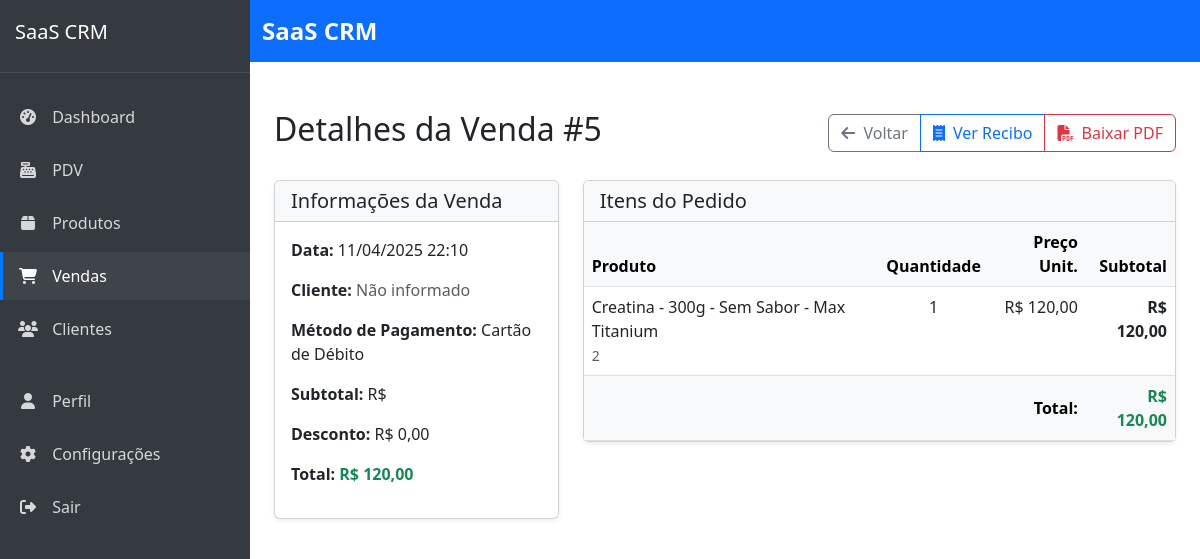
Before: /vendas/5/ (signed in) with the older database file.
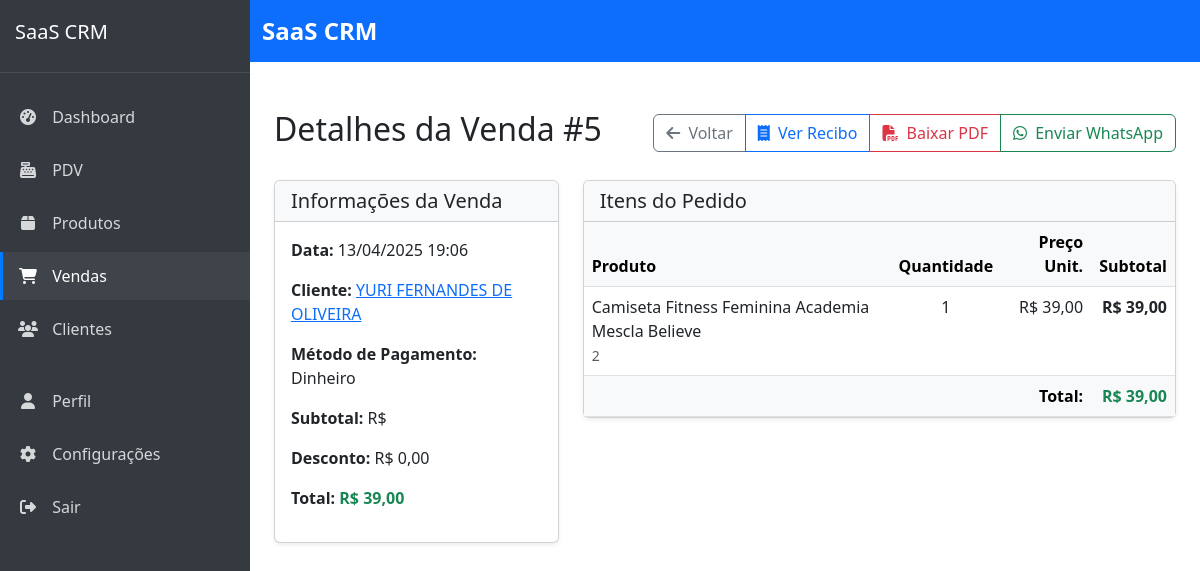
After: the same page with the newer database file.
### sales/models.py (models this page shows, shortened)
class Sale(models.Model):
    STATUS_CHOICES = (
        ('pending', 'Pendente'),
        ('paid', 'Pago'),
        ('cancelled', 'Cancelado'),
    )
    company = models.ForeignKey(Company, on_delete=models.CASCADE, verbose_name='Empresa', related_name='sales')
    customer = models.ForeignKey(Customer, on_delete=models.SET_NULL, null=True, blank=True, verbose_name='Cliente', related_name='sales')
    payment_method = models.ForeignKey(PaymentMethod, on_delete=models.SET_NULL, null=True, blank=True, verbose_name='Método de Pagamento')
    created_by = models.ForeignKey(settings.AUTH_USER_MODEL, on_delete=models.SET_NULL, null=True, blank=True, verbose_name='Criado por')
    status = models.CharField('Status', max_length=20, choices=STATUS_CHOICES, default='pending')
    total = models.DecimalField('Total', max_digits=10, decimal_places=2, default=0)
    discount = models.DecimalField('Desconto', max_digits=10, decimal_places=2, default=0)
    notes = models.TextField('Observações', blank=True, null=True)
    created_at = models.DateTimeField('Criado em', auto_now_add=True)
    updated_at = models.DateTimeField('Atualizado em', auto_now=True)
    class Meta:
        verbose_name = 'Venda'
        verbose_name_plural = 'Vendas'
        ordering = ['-created_at']

class PaymentMethod(models.Model):
    company = models.ForeignKey(Company, on_delete=models.CASCADE, verbose_name='Empresa', related_name='payment_methods')
    name = models.CharField('Nome', max_length=100)
    description = models.TextField('Descrição', blank=True, null=True)
    is_active = models.BooleanField('Ativo', default=True)
    created_at = models.DateTimeField('Criado em', default=timezone.now)
    updated_at = models.DateTimeField('Atualizado em', default=timezone.now)
    class Meta:
        verbose_name = 'Método de Pagamento'
        verbose_name_plural = 'Métodos de Pagamento'
        ordering = ['name']
        unique_together = ['company', 'name']  # Prevent duplicate payment methods within same company

class SaleItem(models.Model):
    sale = models.ForeignKey(Sale, on_delete=models.CASCADE, verbose_name='Venda', related_name='items')
    product = models.ForeignKey(Product, on_delete=models.CASCADE, verbose_name='Produto')
    quantity = models.PositiveIntegerField('Quantidade', default=1)
    price = models.DecimalField('Preço', max_digits=10, decimal_places=2)
    cost_price = models.DecimalField('Custo', max_digits=10, decimal_places=2, null=True, blank=True)
    subtotal = models.DecimalField('Subtotal', max_digits=10, decimal_places=2, default=0)
    class Meta:
        verbose_name = 'Item da Venda'
        verbose_name_plural = 'Itens da Venda'

### products/models.py (models this page shows, shortened)
class Product(models.Model):
    company = models.ForeignKey(Company, on_delete=models.CASCADE, verbose_name='Empresa', related_name='products')
    name = models.CharField('Nome', max_length=100)
    code = models.CharField('Código', max_length=50, unique=True, blank=True, null=True)
    description = models.TextField('Descrição', blank=True, null=True)
    category = models.ForeignKey(Category, on_delete=models.CASCADE, verbose_name='Categoria', related_name='products')
    price = models.DecimalField('Preço', max_digits=10, decimal_places=2)
    cost = models.DecimalField('Custo', max_digits=10, decimal_places=2)
    stock_quantity = models.PositiveIntegerField('Quantidade em estoque', default=0)
    stock_alert_level = models.PositiveIntegerField('Nível de alerta de estoque', default=10)
    barcode = models.CharField('Código de barras', max_length=100, blank=True, null=True)
    image = models.ImageField('Imagem', upload_to='products/', blank=True, null=True)
    is_active = models.BooleanField('Ativo', default=True)
    has_variations = models.BooleanField('Possui variações', default=False)
    created_at = models.DateTimeField('Criado em', auto_now_add=True)
    updated_at = models.DateTimeField('Atualizado em', auto_now=True)
    class Meta:
        verbose_name = 'Produto'
        verbose_name_plural = 'Produtos'
        ordering = ['name']
        unique_together = [['company', 'code'], ['company', 'barcode']]  # Prevent duplicate codes/barcodes within same company

### customers/models.py (models this page shows, shortened)
class Customer(models.Model):
    company = models.ForeignKey(Company, on_delete=models.CASCADE, verbose_name='Empresa', related_name='customers')
    name = models.CharField('Nome', max_length=100)
    email = models.EmailField('E-mail', max_length=100, blank=True, null=True)
    phone = models.CharField('Telefone', max_length=20, blank=True, null=True)
    address = models.CharField('Endereço', max_length=200, blank=True, null=True)
    city = models.CharField('Cidade', max_length=100, blank=True, null=True)
    state = models.CharField('Estado', max_length=2, blank=True, null=True)
    zipcode = models.CharField('CEP', max_length=9, blank=True, null=True)
    notes = models.TextField('Observações', blank=True, null=True)
    is_active = models.BooleanField('Ativo', default=True)
    loyalty_points = models.IntegerField('Pontos de Fidelidade', default=0)
    loyalty_tier = models.ForeignKey(LoyaltyTier, on_delete=models.SET_NULL, null=True, blank=True, verbose_name='Nível de Fidelidade')
    birthday = models.DateField('Data de Nascimento', null=True, blank=True)
    created_at = models.DateTimeField('Criado em', auto_now_add=True)
    updated_at = models.DateTimeField('Atualizado em', auto_now=True)
    class Meta:
        verbose_name = 'Cliente'
        verbose_name_plural = 'Clientes'
        ordering = ['name']
        unique_together = [['company', 'email'], ['company', 'phone']]  # Prevent duplicate contacts within same company

### sales/views.py (the view)
# urls.py: path('<int:pk>/', views.sale_detail, name='sale_detail'),
@login_required
def sale_detail(request, pk):
    sale = get_object_or_404(
        Sale.objects.select_related('customer', 'payment_method')
        .prefetch_related('items__product'),
        id=pk,
        company=request.user.company
    )
    context = {
        'sale': sale,
        'weasyprint_available': WEASYPRINT_AVAILABLE,
    }
    return render(request, 'sales/sale_detail.html', context)

### templates/sales/sale_detail.html (shortened to what the changed rows need)
{% extends 'core/base.html' %}
{% load static %}
{% load humanize %}
{% block content %}
<div class="container mt-4">
    <div class="d-flex justify-content-between align-items-center mb-4">
        <h1 class="h2">Detalhes da Venda #{{ sale.id }}</h1>
        <div class="btn-group">
            <a href="{% url 'sales:sale_list' %}" class="btn btn-outline-secondary">
                <i class="fas fa-arrow-left me-1"></i> Voltar
            </a>
            <a href="{% url 'sales:sale_receipt' sale.id %}" class="btn btn-outline-primary">
                <i class="fas fa-receipt me-1"></i> Ver Recibo
            </a>
            {% if weasyprint_available %}
            <a href="{% url 'sales:sale_pdf' sale.id %}" class="btn btn-outline-danger">
                <i class="fas fa-file-pdf me-1"></i> Baixar PDF
            </a>
            {% endif %}
            {% if sale.customer and sale.customer.phone %}
            <a href="{% url 'sales:sale_pdf' sale.id %}?whatsapp=true" class="btn btn-outline-success">
                <i class="fab fa-whatsapp me-1"></i> Enviar WhatsApp
            </a>
            {% endif %}
        </div>
    </div>
    <div class="row">
        <div class="col-md-4">
            <div class="card shadow-sm mb-4">
                <div class="card-body">
                    <p><strong>Data:</strong> {{ sale.created_at|date:"d/m/Y H:i" }}</p>
                    <p><strong>Cliente:</strong>
                        {% if sale.customer %}
                            <a href="{% url 'customers:customer_detail' sale.customer.id %}">{{ sale.customer.name }}</a>
                        {% else %}
                            <span class="text-muted">Não informado</span>
                        {% endif %}
                    </p>
                    <p><strong>Método de Pagamento:</strong>
                        {% if sale.payment_method %}
                            {{ sale.payment_method.name }}
                        {% else %}
                            <span class="text-muted">Não informado</span>
                        {% endif %}
                    </p>
                    <p><strong>Subtotal:</strong> R$ {{ sale.subtotal }}</p>
                    <p><strong>Desconto:</strong> R$ {{ sale.discount }}</p>
                    <p><strong>Total:</strong> <span class="fw-bold text-success">R$ {{ sale.total }}</span></p>
                </div>
            </div>
        </div>
        <div class="col-md-8">
            <div class="card shadow-sm">
                <div class="card-body p-0">
                    <div class="table-responsive">
                        <table class="table table-hover mb-0">
                            <thead class="table-light">
                                <tr>
                                    <th>Produto</th>
                                    <th class="text-center">Quantidade</th>
                                    <th class="text-end">Preço Unit.</th>
                                    <th class="text-end">Subtotal</th>
                                </tr>
                            </thead>
                            <tbody>
                                {% for item in sale.items.all %}
                                <tr>
                                    <td>
                                        <div class="fw-medium">{{ item.product.name }}</div>
                                        <small class="text-muted">{{ item.product.code }}</small>
                                    </td>
                                    <td class="text-center">{{ item.quantity }}</td>
                                    <td class="text-end">R$ {{ item.price }}</td>
                                    <td class="text-end fw-bold">R$ {{ item.subtotal }}</td>
                                </tr>
                                {% endfor %}
                            </tbody>
                            <tfoot class="table-light">
                                <tr>
                                    <td colspan="3" class="text-end fw-bold">Total:</td>
                                    <td class="text-end fw-bold text-success">R$ {{ sale.total }}</td>
                                </tr>
                            </tfoot>
                        </table>
                    </div>
                </div>
            </div>
        </div>
    </div>
</div>
{% endblock %}

Changed rows visible on the page:
changed Sale id 5: customer_id empty → 1 (drawn); created_at "11/04/2025 22:10" → "13/04/2025 19:06"; customer.name (not shown) → "YURI FERNANDES DE OLIVEIRA"; payment_method.name "Cartão de Débito" → "Dinheiro"; total "120,00" → "39,00"
changed SaleItem: product.name "Creatina - 300g - Sem Sabor - Max Titanium" → "Camiseta Fitness Feminina Academia Mescla Believe"; price "120,00" → "39,00"; subtotal "120,00" → "39,00"
Other visible differences:
text no longer shown: "Não informado"
text now shown: "Enviar WhatsApp"
